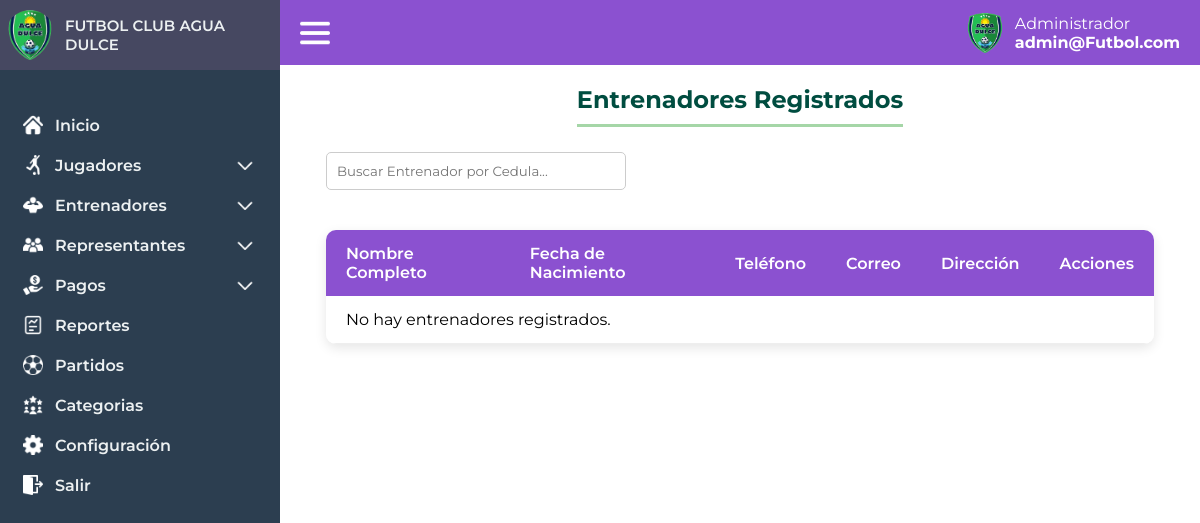
Page /administrador/entrenadores_lista (signed in) on the earlier database version.
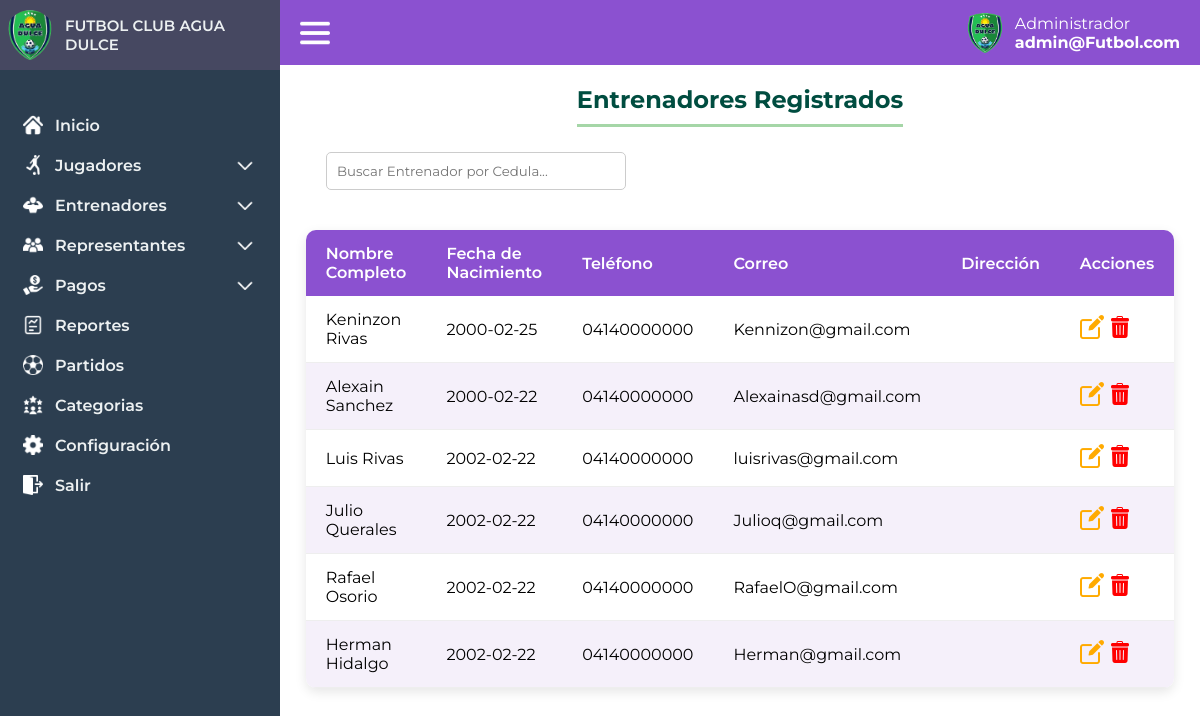
Same page on the later database version.
### tables this page shows
CREATE TABLE `entrenadores` (
  `id` int(11) NOT NULL,
  `nombre_completo` varchar(100) NOT NULL,
  `cedula` varchar(20) NOT NULL,
  `telefono` varchar(20) DEFAULT NULL,
  `correo` varchar(100) DEFAULT NULL,
  `fecha_nacimiento` date NOT NULL,
  `direccion` text NOT NULL,
  `foto` varchar(255) NOT NULL
);

### controlador/vistas.php (called while the page is built, shortened)
<?php
class vistas
{
    function vistan($vista){
        require "vistas/".$vista.".php";
    }
}
?>

### controlador/administrador.php (called while the page is built, shortened)
<?php
require_once "modelo/adminmodel.php";
class administrador extends vistas{
        public function entrenadores_lista() {
            $this->trainers = adminModel::getTrainers();
            $this->vistan('administrador/trainer_list');
        }
}
?>

### modelo/database.php (called while the page is built, shortened)
<?php
    class Database
    {
        public static function getDatabase(){
            try {
                $db = new PDO("mysql:host=localhost;dbname=futbolclub", "root", "");
                return $db;
            } catch (Exception $e) {
                return false;
            }
        }
    }
    ?>

### modelo/adminmodel.php (called while the page is built, shortened)
<?php
    require_once "database.php";
    class adminModel extends Database
    {
    public static function getTrainers() {
        try {
            $stmt = Database::getDatabase()->prepare("
                SELECT * FROM entrenadores
            ");
            $stmt->execute();
            return $stmt->fetchAll(PDO::FETCH_ASSOC);
        } catch (PDOException $e) {
            return null;
        }
    }
}
?>

### vistas/administrador/trainer_list.php (the view, shortened to what this page needs)
<!DOCTYPE html>
<html lang="es">
<head>
    <link rel="stylesheet" href="/FutbolClub/assets/css/index.css">
    <link rel="stylesheet" href="/FutbolClub/assets/css/players.css">
    <link rel="stylesheet" href="/FutbolClub/assets/css/toastr.min.css">
</head>
<body>
     <?php include("vistas/layout/header.php") ?>
    <main class="index-main" id="index-main">
    <?php include('vistas/layout/session.php'); ?>
        <div class="playerlist-container">
            <h2>Entrenadores Registrados</h2>
            <div class="playerlist-actions">
                <input type="text" id="search-player" placeholder="Buscar Entrenador por Cedula..." onkeyup="filtrarTabla()">
            </div>
            <table class="player-table" id="player-table">
                <thead>
                    <tr>
                        <th>Nombre Completo</th>
                        <th>Fecha de Nacimiento</th>
                        <th>Teléfono</th>
                        <th>Correo</th>
                        <th>Dirección</th>
                        <th>Acciones</th>
                    </tr>
                </thead>
                <tbody id="player-list">
                    <?php
        if (empty($this->trainers)) {
            echo '<tr><td colspan="6">No hay entrenadores registrados.</td></tr>';
        } else {
            foreach ($this->trainers as $entrenador) {
                echo '<tr>';
                echo '<td>' . htmlspecialchars($entrenador['nombre_completo']) . '</td>';
                echo '<td>' . htmlspecialchars($entrenador['fecha_nacimiento']) . '</td>';
                echo '<td>' . htmlspecialchars($entrenador['telefono']) . '</td>';
                echo '<td>' . htmlspecialchars($entrenador['correo']) . '</td>';
                echo '<td>' . htmlspecialchars($entrenador['direccion']) . '</td>';
                echo '<td>
                        <a class="edit-trainer" data-id="' . htmlspecialchars($entrenador['id']) . '"><img src="/FutbolClub/assets/img/editar.png" alt=""></a>
                        <a class="delete-trainer" data-id="' . htmlspecialchars($entrenador['id']) . '" data-name="' . htmlspecialchars($entrenador['nombre_completo']) . '"><img src="/FutbolClub/assets/img/papelera.png" alt=""></a>
                      </td>';
                echo '</tr>';
            }
        }
        ?>
                </tbody>
            </table>
        </div>
    </main>
</body>
</html>

Differences in the rows shown:
added entrenadores: nombre_completo "Keninzon Rivas", fecha_nacimiento "2000-02-25", telefono "04140000000", correo "Kennizon@gmail.com"
added entrenadores: nombre_completo "Alexain Sanchez", fecha_nacimiento "2000-02-22", telefono "04140000000", correo "Alexainasd@gmail.com"
added entrenadores: nombre_completo "Luis Rivas", fecha_nacimiento "2002-02-22", telefono "04140000000", correo "luisrivas@gmail.com"
added entrenadores: nombre_completo "Julio Querales", fecha_nacimiento "2002-02-22", telefono "04140000000", correo "Julioq@gmail.com"
added entrenadores: nombre_completo "Rafael Osorio", fecha_nacimiento "2002-02-22", telefono "04140000000", correo "RafaelO@gmail.com"
added entrenadores: nombre_completo "Herman Hidalgo", fecha_nacimiento "2002-02-22", telefono "04140000000", correo "Herman@gmail.com"
Other differences:
text no longer shown: "No hay entrenadores registrados."
